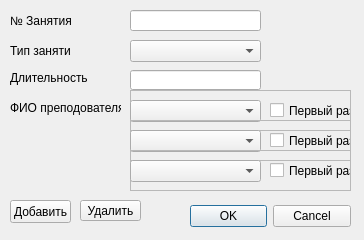
<?xml version="1.0" encoding="UTF-8"?>
<ui version="4.0">
 <class>ClassEditWindow</class>
 <widget class="QDialog" name="ClassEditWindow">
  <property name="geometry">
   <rect>
    <x>0</x>
    <y>0</y>
    <width>364</width>
    <height>240</height>
   </rect>
  </property>
  <property name="windowTitle">
   <string>Dialog</string>
  </property>
  <widget class="QDialogButtonBox" name="buttonBox">
   <property name="geometry">
    <rect>
     <x>190</x>
     <y>200</y>
     <width>161</width>
     <height>32</height>
    </rect>
   </property>
   <property name="orientation">
    <enum>Qt::Horizontal</enum>
   </property>
   <property name="standardButtons">
    <set>QDialogButtonBox::Cancel|QDialogButtonBox::Ok</set>
   </property>
  </widget>
  <widget class="QLineEdit" name="hoursEdit">
   <property name="geometry">
    <rect>
     <x>130</x>
     <y>70</y>
     <width>131</width>
     <height>20</height>
    </rect>
   </property>
  </widget>
  <widget class="QPushButton" name="addProfessorButton">
   <property name="geometry">
    <rect>
     <x>10</x>
     <y>200</y>
     <width>61</width>
     <height>23</height>
    </rect>
   </property>
   <property name="text">
    <string>Добавить</string>
   </property>
  </widget>
  <widget class="QPushButton" name="deleteProfessorButton">
   <property name="geometry">
    <rect>
     <x>80</x>
     <y>200</y>
     <width>61</width>
     <height>21</height>
    </rect>
   </property>
   <property name="text">
    <string>Удалить</string>
   </property>
  </widget>
  <widget class="QLabel" name="label_2">
   <property name="geometry">
    <rect>
     <x>10</x>
     <y>40</y>
     <width>61</width>
     <height>21</height>
    </rect>
   </property>
   <property name="text">
    <string>Тип занятия</string>
   </property>
  </widget>
  <widget class="QLabel" name="label_3">
   <property name="geometry">
    <rect>
     <x>10</x>
     <y>70</y>
     <width>81</width>
     <height>16</height>
    </rect>
   </property>
   <property name="text">
    <string>Длительность</string>
   </property>
  </widget>
  <widget class="QLineEdit" name="numberClassEdit">
   <property name="geometry">
    <rect>
     <x>130</x>
     <y>10</y>
     <width>131</width>
     <height>21</height>
    </rect>
   </property>
  </widget>
  <widget class="QComboBox" name="typeClassesComboBox">
   <property name="geometry">
    <rect>
     <x>130</x>
     <y>40</y>
     <width>131</width>
     <height>22</height>
    </rect>
   </property>
  </widget>
  <widget class="QLabel" name="label">
   <property name="geometry">
    <rect>
     <x>10</x>
     <y>10</y>
     <width>61</width>
     <height>21</height>
    </rect>
   </property>
   <property name="text">
    <string>№ Занятия</string>
   </property>
  </widget>
  <widget class="QLabel" name="label_4">
   <property name="geometry">
    <rect>
     <x>10</x>
     <y>100</y>
     <width>111</width>
     <height>16</height>
    </rect>
   </property>
   <property name="text">
    <string>ФИО преподователя</string>
   </property>
  </widget>
  <widget class="QFrame" name="professorFrame">
  <property name="visible">
   <bool>false</bool>
</property>
   <property name="geometry">
    <rect>
     <x>130</x>
     <y>90</y>
     <width>221</width>
     <height>41</height>
    </rect>
   </property>
   <property name="frameShape">
    <enum>QFrame::StyledPanel</enum>
   </property>
   <property name="frameShadow">
    <enum>QFrame::Raised</enum>
   </property>
   <widget class="QComboBox" name="professorComboBox">
    <property name="geometry">
     <rect>
      <x>0</x>
      <y>10</y>
      <width>131</width>
      <height>22</height>
     </rect>
    </property>
   </widget>
   <widget class="QCheckBox" name="firstClassCheckBox">
    <property name="geometry">
     <rect>
      <x>140</x>
      <y>10</y>
      <width>81</width>
      <height>21</height>
     </rect>
    </property>
    <property name="text">
     <string>Первый раз</string>
    </property>
   </widget>
  </widget>
  <widget class="QFrame" name="professorFrame_2">
  <property name="visible">
   <bool>false</bool>
</property>
   <property name="geometry">
    <rect>
     <x>130</x>
     <y>120</y>
     <width>221</width>
     <height>41</height>
    </rect>
   </property>
   <property name="frameShape">
    <enum>QFrame::StyledPanel</enum>
   </property>
   <property name="frameShadow">
    <enum>QFrame::Raised</enum>
   </property>
   <widget class="QComboBox" name="professorComboBox_2">
    <property name="geometry">
     <rect>
      <x>0</x>
      <y>10</y>
      <width>131</width>
      <height>22</height>
     </rect>
    </property>
   </widget>
   <widget class="QCheckBox" name="firstClassCheckBox_2">
    <property name="geometry">
     <rect>
      <x>140</x>
      <y>10</y>
      <width>81</width>
      <height>21</height>
     </rect>
    </property>
    <property name="text">
     <string>Первый раз</string>
    </property>
   </widget>
  </widget>
  <widget class="QFrame" name="professorFrame_3">
  <property name="visible">
   <bool>false</bool>
</property>
   <property name="geometry">
    <rect>
     <x>130</x>
     <y>150</y>
     <width>221</width>
     <height>41</height>
    </rect>
   </property>
   <property name="frameShape">
    <enum>QFrame::StyledPanel</enum>
   </property>
   <property name="frameShadow">
    <enum>QFrame::Raised</enum>
   </property>
   <widget class="QComboBox" name="professorComboBox_3">
    <property name="geometry">
     <rect>
      <x>0</x>
      <y>10</y>
      <width>131</width>
      <height>22</height>
     </rect>
    </property>
   </widget>
   <widget class="QCheckBox" name="firstClassCheckBox_3">
    <property name="geometry">
     <rect>
      <x>140</x>
      <y>10</y>
      <width>81</width>
      <height>21</height>
     </rect>
    </property>
    <property name="text">
     <string>Первый раз</string>
    </property>
   </widget>
  </widget>
 </widget>
 <resources/>
 <connections>
  <connection>
   <sender>buttonBox</sender>
   <signal>accepted()</signal>
   <receiver>ClassEditWindow</receiver>
   <slot>accept()</slot>
   <hints>
    <hint type="sourcelabel">
     <x>248</x>
     <y>254</y>
    </hint>
    <hint type="destinationlabel">
     <x>157</x>
     <y>274</y>
    </hint>
   </hints>
  </connection>
  <connection>
   <sender>buttonBox</sender>
   <signal>rejected()</signal>
   <receiver>ClassEditWindow</receiver>
   <slot>reject()</slot>
   <hints>
    <hint type="sourcelabel">
     <x>316</x>
     <y>260</y>
    </hint>
    <hint type="destinationlabel">
     <x>286</x>
     <y>274</y>
    </hint>
   </hints>
  </connection>
 </connections>
</ui>
